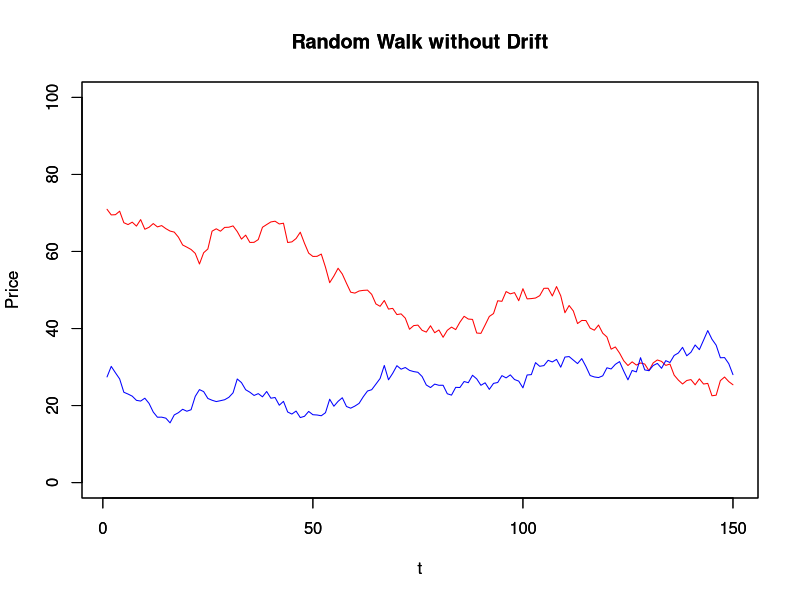
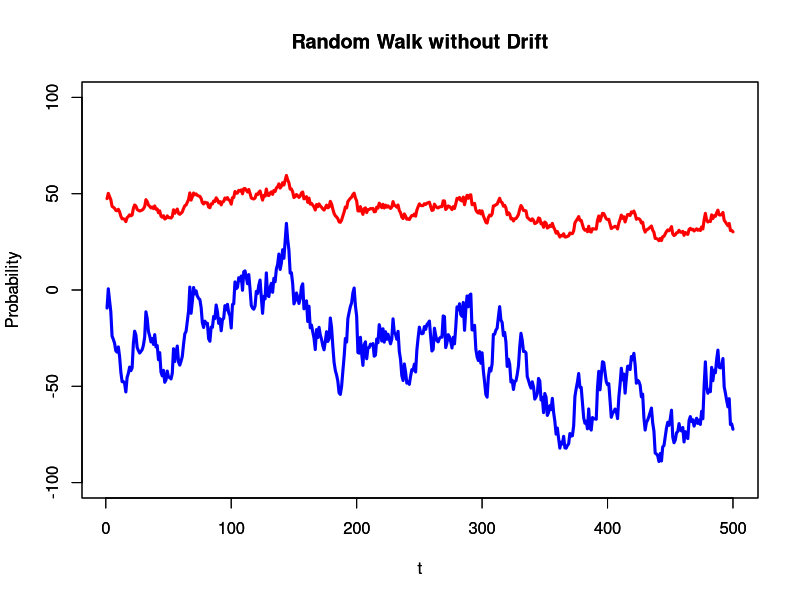
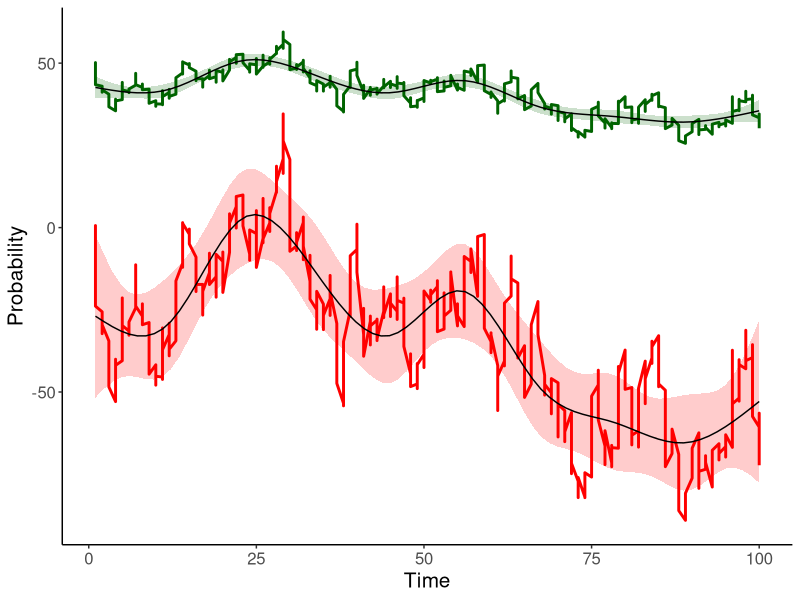

These charts were generated, in order, by the following R code: (Note: this script raises an error after producing the figures.)
RW <- function(N, x0, mu, variance) {
  z<-cumsum(rnorm(n=N, mean=0, 
                  sd=sqrt(variance)))
  t<-1:N
  x<-x0+t*mu+z
  return(x)
}
# mu is the drift
set.seed(50)
P1<-RW(150,70,0,3)
set.seed(12)
P2<-RW(150,30,0,3)
plot(P1, main="Random Walk without Drift", 
     xlab="t",ylab="Price", ylim=c(0,100),
     typ='l', col="red")
par(new=T)  #to draw in the same plot
plot(P2, main="Random Walk without Drift", 
     xlab="t",ylab="Price", ylim=c(0,100),
     typ='l', col="blue")






# graph for illustration purpose (DO NOT USE LIKE THIS FOR ANYTHING SERIOUS!)
set.seed(12)
P1<-RW(500,50,0,3)
set.seed(12)
P2<-RW(500,0,0,40)
plot(P1, main="Random Walk without Drift", 
     xlab="t",ylab="Probability", ylim=c(-100,100), lwd=3,
     typ='l', col="red")
par(new=T)  #to draw in the same plot
plot(P2, main="Random Walk without Drift", 
     xlab="t",ylab="Probability", ylim=c(-100,100), lwd = 3,
     typ='l', col="blue")
dat <- data.frame(P1, P2, X = sort(rep(1:100, 5)))


library("ggplot2") 
cexaxistitle = 15
cexaxisticks = 12
cexpointsize = 4
l1 <- ggplot(dat, aes(X, P1)) +                                     
  geom_line(color = "dark green", size = 1) +
  geom_smooth(method = "gam", alpha = .2, col = "black", fill = "dark green", size = 0.5, level = .9999) +
  geom_line(aes(X, P2), color = "red", size = 1) +
  geom_smooth(aes(X, P2), method = "gam", alpha = .2, col = "black", fill = "red", size = 0.5, level = .999999999999999) +
  theme_classic() +
  labs(x ="Time", y = "Probability") +
  theme(
    axis.title.y = element_text(size = cexaxistitle),
    axis.title.x = element_text(size = cexaxistitle),
    axis.text = element_text(size = cexaxisticks)
  )
ggsave(
  filename = paste(dir_out, "random_walk_l1.png", sep = "/"),
  plot = l1,
  width = 6,
  height = 4
)




ntrials=200
stepsize = 3
offset1=70 #maybe replace with random starting point?
offset2=30 #maybe replace with random starting point?
upper_limit=80
lower_limit=20

set.seed(10)
pos1 <- (cumsum(rnorm(ntrials))*stepsize )+offset1
pos1[pos1>upper_limit] = upper_limit;
pos1[pos1<lower_limit] = lower_limit;
set.seed(15)
pos2 <- (cumsum(rnorm(ntrials))*stepsize )+offset2
pos2[pos2>upper_limit] = upper_limit;
pos2[pos2<lower_limit] = lower_limit;
plot(seq_along(pos1), pos1,
     xlab="Step Number", ylab="Current Position", main = "random walks with gaussian distribution and upper/lower limit",
     type = "l", col="green",
     ylim = c(0,100), lwd = 4
)
lines(seq_along(pos2), pos2,
      type = "l", col="blue", lwd = 4
)
abline(h=lower_limit, col="red", lwd=2, lty=2)
abline(h=upper_limit, col="red", lwd=2, lty=2)
